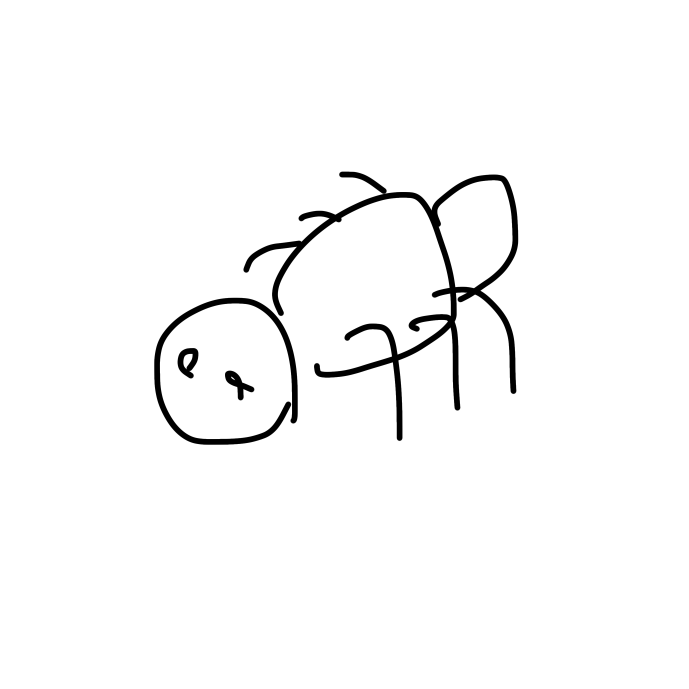
#> input picture pic/ant.PNG, 1378 x 1378 px, found by its file name (shown at 1/2 size); its folder holds only this picture in this run
$ python resize.py
#> lines starting #> are read from the running program, lines starting #| are printed output that depends on the picture
import os
from PIL import Image

def resize_and_edit_images(input_folder, output_folder, scale_factor=0.1):
    """
    指定されたフォルダ内のすべての画像をリサイズし、背景を透明化、白色以外をantiquewhiteに変更して、別のフォルダに保存します。

    Args:
        input_folder: 画像が格納されている入力フォルダのパス。
        output_folder: リサイズされた画像を保存する出力フォルダのパス。
        scale_factor: リサイズするスケールファクター（例：0.1は1/10サイズ）。
    """
#> called with input_folder = 'hiragana_git\\hiragana\\pic', output_folder = 'hiragana_git\\hiragana\\pic_small2', scale_factor = 0.1

    # 出力フォルダが存在しない場合は作成
    if not os.path.exists(output_folder):
        os.makedirs(output_folder)

    # 入力フォルダ内のすべてのファイルを取得
    for filename in os.listdir(input_folder):
        # ファイルのフルパスを作成
        input_filepath = os.path.join(input_folder, filename)

        # ファイルが画像かどうかを確認 (拡張子で判断)
        if filename.lower().endswith(('.png', '.jpg', '.jpeg', '.bmp', '.gif')):
            try:
                # 画像を開く
                img = Image.open(input_filepath).convert("RGBA")  # RGBAモードで開く
#> img is the input picture: PIL image 1378x1378 RGBA; mean R, G, B, A 190.5, 190.5, 190.5, 5.9

                # 元の画像のサイズを取得
                width, height = img.size
#> width = 1378; height = 1378

                # 新しいサイズを計算
                new_width = int(width * scale_factor)
#> new_width = 137
                new_height = int(height * scale_factor)
#> new_height = 137

                # 画像をリサイズ
                resized_img = img.resize((new_width, new_height))
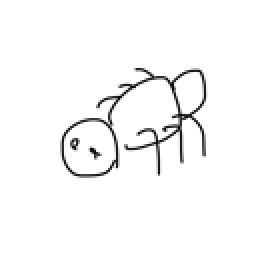
#> resized_img: PIL image 137x137 RGBA (shown 2 times larger); mean R, G, B, A 0, 0, 0, 6.1; transparent parts drawn white

                # ピクセルデータを取得
                pixels = resized_img.load()

                # 画像のピクセルデータを編集
                for y in range(resized_img.height):
                    for x in range(resized_img.width):
                        r, g, b, a = pixels[x, y]

                        if a != 0:  # 透明でない場合
                            if not (r > 240 and g > 240 and b > 240):  # 白色でない場合
                                pixels[x, y] = (250, 235, 215, a)  # antiquewhiteに変更
                            else:
                                pixels[x, y] = (r, g, b, 0) #白を透明にする

                # 出力ファイルのパスを作成
                output_filepath = os.path.join(output_folder, filename)

                # リサイズされた画像を保存
                resized_img.save(output_filepath)
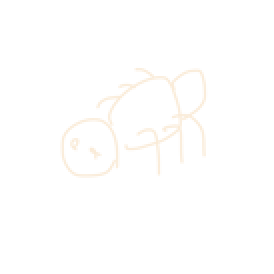
#> saved as ant.PNG: PIL image 137x137 RGBA (shown 2 times larger); mean R, G, B, A 12.5, 11.7, 10.7, 6.1; transparent parts drawn white

                print(f"リサイズと編集完了: {filename} -> {output_filepath}")

            except Exception as e:
                print(f"エラー: {filename} の処理中にエラーが発生しました: {e}")
        else:
            print(f"スキップ: {filename} は画像ファイルではありません。")

# 使用例
input_folder = "hiragana_git\\hiragana\\pic"  # 画像が格納されているフォルダ
output_folder = "hiragana_git\\hiragana\\pic_small2"  # リサイズされた画像を保存するフォルダ
resize_and_edit_images(input_folder, output_folder)

$ run again, on pic/bed.PNG
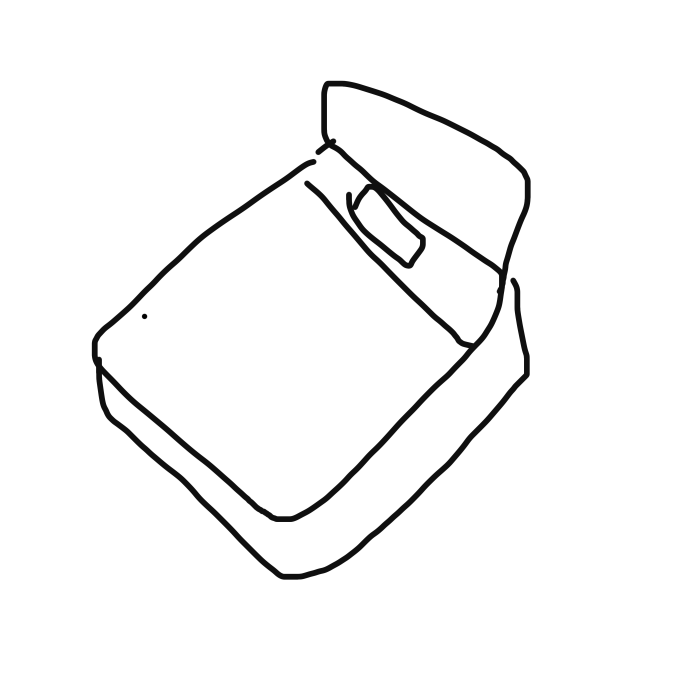
#> input picture pic/bed.PNG, 1378 x 1378 px, found by its file name (shown at 1/2 size)
#> in resize_and_edit_images, img is the input picture: PIL image 1378x1378 RGBA; mean R, G, B, A 178.7, 178.7, 178.7, 9.9
#> in resize_and_edit_images, `resized_img = img.resize((new_width, new_height))`:
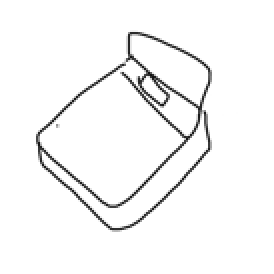
#> resized_img: PIL image 137x137 RGBA (shown 2 times larger); mean R, G, B, A 3.9, 3.9, 3.9, 10.2; transparent parts drawn white
#> in resize_and_edit_images, `resized_img.save(output_filepath)`:
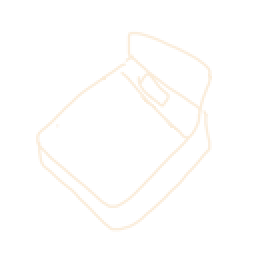
#> saved as bed.PNG: PIL image 137x137 RGBA (shown 2 times larger); mean R, G, B, A 20.2, 19.1, 17.8, 8.8; transparent parts drawn white

$ run again, on pic/bicycle.PNG
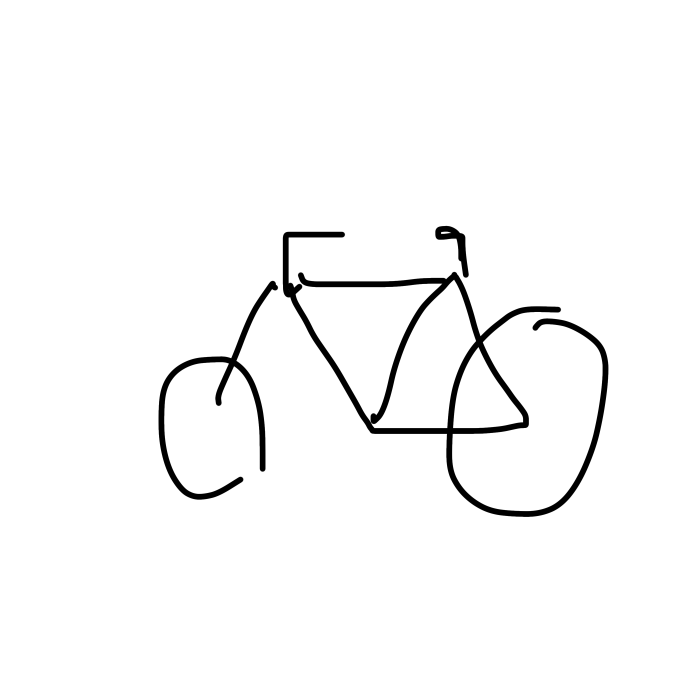
#> input picture pic/bicycle.PNG, 1378 x 1378 px, found by its file name (shown at 1/2 size)
#> in resize_and_edit_images, img is the input picture: PIL image 1378x1378 RGBA; mean R, G, B, A 179.4, 179.4, 179.4, 6.6
#> in resize_and_edit_images, `resized_img = img.resize((new_width, new_height))`:
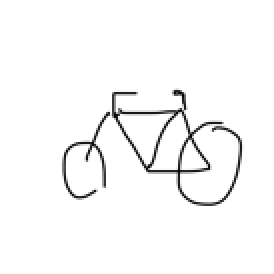
#> resized_img: PIL image 137x137 RGBA (shown 2 times larger); mean R, G, B, A 0, 0, 0, 6.8; transparent parts drawn white
#> in resize_and_edit_images, `resized_img.save(output_filepath)`:
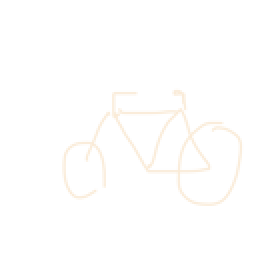
#> saved as bicycle.PNG: PIL image 137x137 RGBA (shown 2 times larger); mean R, G, B, A 14.3, 13.5, 12.3, 6.8; transparent parts drawn white

$ run again, on pic/book.PNG
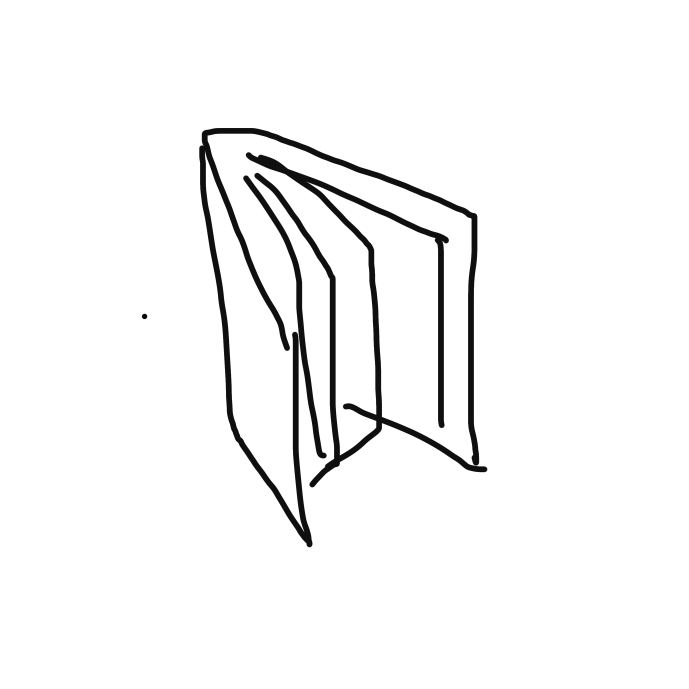
#> input picture pic/book.PNG, 1378 x 1378 px, found by its file name (shown at 1/2 size)
#> in resize_and_edit_images, img is the input picture: PIL image 1378x1378 RGBA; mean R, G, B, A 188.1, 188.1, 188.1, 10.6
#> in resize_and_edit_images, `resized_img = img.resize((new_width, new_height))`:
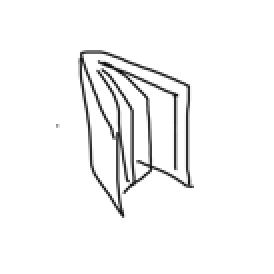
#> resized_img: PIL image 137x137 RGBA (shown 2 times larger); mean R, G, B, A 3.8, 3.8, 3.8, 10.9; transparent parts drawn white
#> in resize_and_edit_images, `resized_img.save(output_filepath)`:
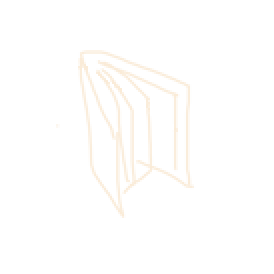
#> saved as book.PNG: PIL image 137x137 RGBA (shown 2 times larger); mean R, G, B, A 22, 20.8, 19.3, 9.7; transparent parts drawn white

$ run again, on pic/apple.PNG
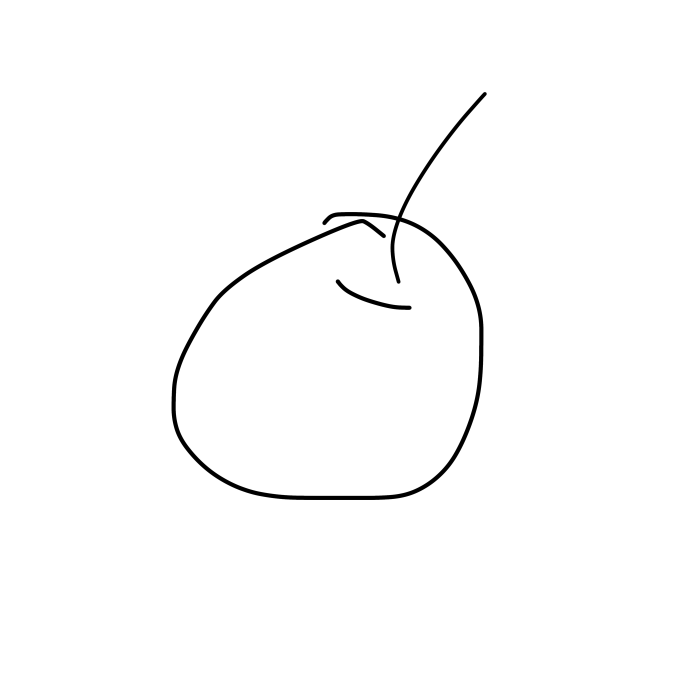
#> input picture pic/apple.PNG, 1378 x 1378 px, found by its file name (shown at 1/2 size)
#> in resize_and_edit_images, img is the input picture: PIL image 1378x1378 RGBA; mean R, G, B, A 196.6, 196.6, 196.6, 2.9
#> in resize_and_edit_images, `resized_img = img.resize((new_width, new_height))`:
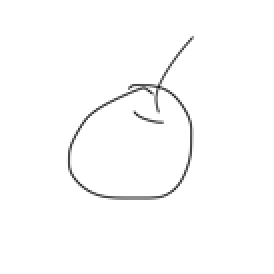
#> resized_img: PIL image 137x137 RGBA (shown 2 times larger); mean R, G, B, A 0, 0, 0, 3.1; transparent parts drawn white
#> in resize_and_edit_images, `resized_img.save(output_filepath)`:
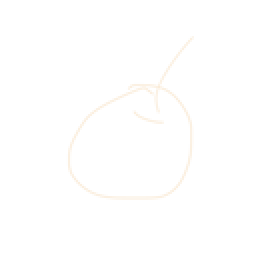
#> saved as apple.PNG: PIL image 137x137 RGBA (shown 2 times larger); mean R, G, B, A 7.7, 7.3, 6.6, 3.1; transparent parts drawn white
